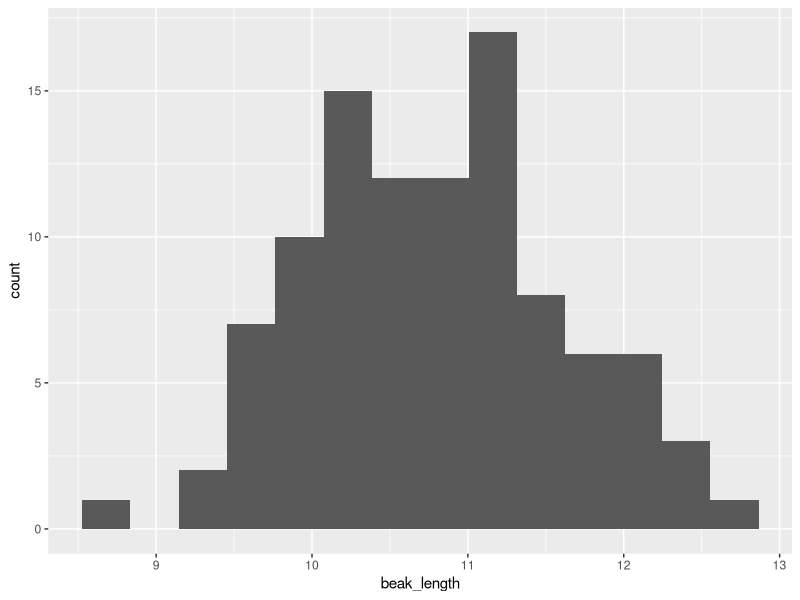
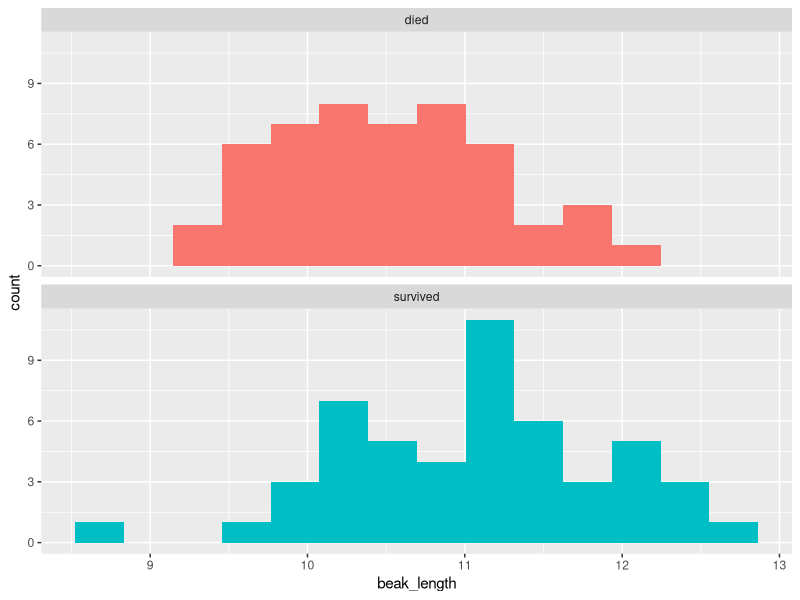
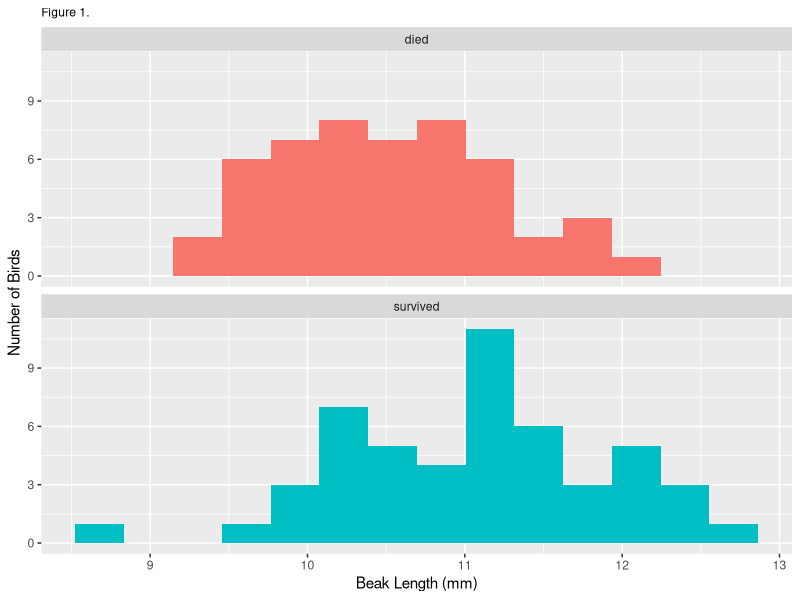

R code for these plots, in order: (Note: this script raises an error after producing the figures.)
## ---- chunk 1
# load packages -----------------------------------------------------------

# run every time you restart RStudio
library(readxl)     # load readxl, for reading Excel files
library(tidyverse)  # load tidyverse, for working with datasets
## ---- chunk 2
# read data ----------------------------------------------------------------

# read the finches data
finches <- read_excel("finches_data.xlsx")
## ---- chunk 3
# print the results in the console
finches
## ---- chunk 4
# take a quick look at all the variables in the dataset
glimpse(finches)
## ---- chunk 5
# histogram ---------------------------------------------------------------

# histogram of beak length
ggplot(
  data = finches,                     # use the finches dataset
  mapping = aes(x = beak_length)      # put beak length on the x axis
) +
  geom_histogram(bins = 14)           # add the histogram, use 14 bins
## ---- chunk 6
# histogram of beak length, grouped by survival
ggplot(
  data = finches,                     # use the finches dataset
  mapping = aes(x = beak_length,      # put beak length on the x axis
                fill = outcome)       # fill sets the color of the boxes
) +
  geom_histogram(bins = 14) +         # add the histogram, use 14 bins
  facet_wrap(~ outcome, ncol = 1) +   # outcome is the grouping variable
  guides(fill = "none")               # don't show a legend for fill color
## ---- chunk 7
# histogram of beak length, grouped by survival, with labels
ggplot(
  data = finches,                     # use the finches dataset
  mapping = aes(x = beak_length,      # put beak length on the x axis
                fill = outcome)       # fill sets the color of the boxes
) +
  geom_histogram(bins = 14) +         # add the histogram, use 14 bins
  facet_wrap(~ outcome, ncol = 1) +   # outcome is the grouping variable
  guides(fill = "none") +             # don't show a legend for fill color
  labs(
    title = "Figure 1.",              # title
    x = "Beak Length (mm)",           # x-axis label
    y = "Number of Birds"             # y-axis label
  ) +
  theme(plot.title = element_text(size = rel(.8)))  # make title smaller
## ---- chunk 8
# summarize ---------------------------------------------------------------

# summarize the dataset by outcome (survived vs. died)
beak_length_grouped_summary <- 
  finches %>% 
  group_by(outcome) %>% 
  summarize(
    mean = mean(beak_length),
    sample_size = n(),
    standard_error = sd(beak_length) / sqrt(sample_size),
    upper_conf_limit = mean + 1.96 * standard_error,
    lower_conf_limit = mean - 1.96 * standard_error
  ) %>% 
  print()                             # print the results in the console
## ---- chunk 9
# bar chart ---------------------------------------------------------------

# bar chart of mean beak lengths
ggplot(
  data = beak_length_grouped_summary,   # dont use the original finches dataset
  mapping = aes(x = outcome,            # survival on the x axis
                y = mean,               # mean beak length on the y axis
                fill = outcome)         # make died/survived different colors
) +
  geom_col() +                          # add columns
  geom_errorbar(                        # add error bars
    mapping = aes(ymin = lower,         #   lower 95% confidence limit
                  ymax = upper),        #   upper 95% confidence limit
    width = .3                          #   width of horizontal part of bars
  ) +
  guides(fill = "none") +               # don't show a legend for fill color
  labs(
    title = "Figure 2.",                # title
    x = "Outcome",                      # x-axis label
    y = "Beak Length (mm)"              # y-axis label
  ) +
  theme(plot.title = element_text(size = rel(.8)))  # make title smaller
## ---- chunk 10
# t-test ------------------------------------------------------------------

# perform a two-sample t-test assuming unequal variances
t.test(beak_length ~ outcome, data = finches)
